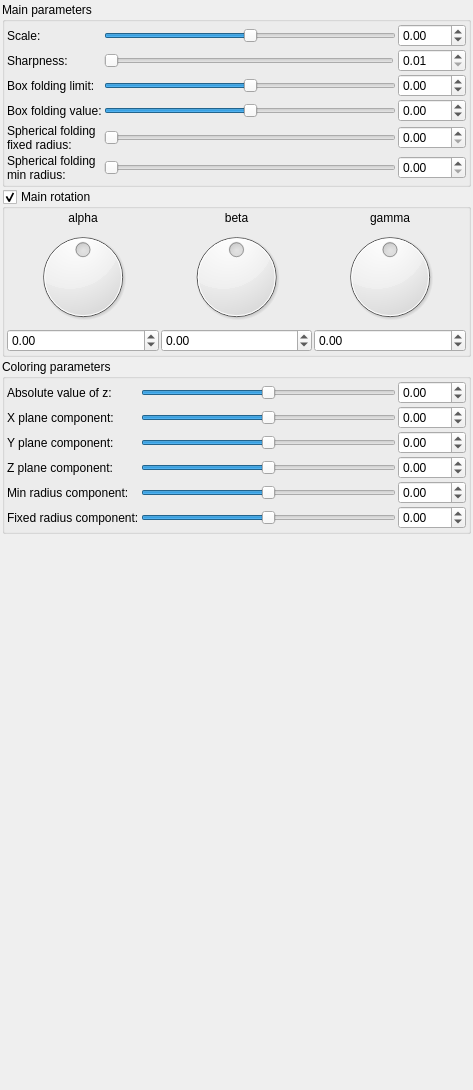
<?xml version="1.0" encoding="UTF-8"?>
<ui version="4.0">
 <class>Form</class>
 <widget class="QWidget" name="Form">
  <property name="geometry">
   <rect>
    <x>0</x>
    <y>0</y>
    <width>473</width>
    <height>1090</height>
   </rect>
  </property>
  <property name="windowTitle">
   <string>Form</string>
  </property>
  <layout class="QVBoxLayout" name="verticalLayout">
   <property name="spacing">
    <number>2</number>
   </property>
   <property name="leftMargin">
    <number>2</number>
   </property>
   <property name="topMargin">
    <number>2</number>
   </property>
   <property name="rightMargin">
    <number>2</number>
   </property>
   <property name="bottomMargin">
    <number>2</number>
   </property>
   <item>
    <widget class="QGroupBox" name="groupBox">
     <property name="title">
      <string>Main parameters</string>
     </property>
     <layout class="QVBoxLayout" name="verticalLayout_2">
      <property name="spacing">
       <number>2</number>
      </property>
      <property name="leftMargin">
       <number>2</number>
      </property>
      <property name="topMargin">
       <number>2</number>
      </property>
      <property name="rightMargin">
       <number>2</number>
      </property>
      <property name="bottomMargin">
       <number>2</number>
      </property>
      <item>
       <layout class="QGridLayout" name="gridLayout">
        <property name="spacing">
         <number>2</number>
        </property>
        <item row="3" column="0">
         <widget class="QLabel" name="label_9">
          <property name="text">
           <string>Box folding value:</string>
          </property>
         </widget>
        </item>
        <item row="4" column="0">
         <widget class="QLabel" name="label_10">
          <property name="text">
           <string>Spherical folding
fixed radius:</string>
          </property>
         </widget>
        </item>
        <item row="0" column="1" colspan="2">
         <widget class="QSlider" name="slider_mandelbox_scale">
          <property name="minimum">
           <number>-500</number>
          </property>
          <property name="maximum">
           <number>500</number>
          </property>
          <property name="singleStep">
           <number>1</number>
          </property>
          <property name="orientation">
           <enum>Qt::Horizontal</enum>
          </property>
         </widget>
        </item>
        <item row="5" column="1" colspan="2">
         <widget class="QSlider" name="slider_mandelbox_folding_min_radius">
          <property name="minimum">
           <number>0</number>
          </property>
          <property name="maximum">
           <number>500</number>
          </property>
          <property name="singleStep">
           <number>1</number>
          </property>
          <property name="orientation">
           <enum>Qt::Horizontal</enum>
          </property>
         </widget>
        </item>
        <item row="4" column="1" colspan="2">
         <widget class="QSlider" name="slider_mandelbox_folding_fixed_radius">
          <property name="minimum">
           <number>0</number>
          </property>
          <property name="maximum">
           <number>500</number>
          </property>
          <property name="singleStep">
           <number>1</number>
          </property>
          <property name="orientation">
           <enum>Qt::Horizontal</enum>
          </property>
         </widget>
        </item>
        <item row="3" column="1" colspan="2">
         <widget class="QSlider" name="slider_mandelbox_folding_value">
          <property name="minimum">
           <number>-5000</number>
          </property>
          <property name="maximum">
           <number>5000</number>
          </property>
          <property name="singleStep">
           <number>1</number>
          </property>
          <property name="orientation">
           <enum>Qt::Horizontal</enum>
          </property>
         </widget>
        </item>
        <item row="2" column="1" colspan="2">
         <widget class="QSlider" name="slider_mandelbox_folding_limit">
          <property name="minimum">
           <number>-5000</number>
          </property>
          <property name="maximum">
           <number>5000</number>
          </property>
          <property name="singleStep">
           <number>1</number>
          </property>
          <property name="orientation">
           <enum>Qt::Horizontal</enum>
          </property>
         </widget>
        </item>
        <item row="2" column="0">
         <widget class="QLabel" name="label_8">
          <property name="text">
           <string>Box folding limit:</string>
          </property>
         </widget>
        </item>
        <item row="0" column="0">
         <widget class="QLabel" name="label_7">
          <property name="text">
           <string>Scale:</string>
          </property>
         </widget>
        </item>
        <item row="5" column="3">
         <widget class="MyDoubleSpinBox" name="spinbox_mandelbox_folding_min_radius">
          <property name="prefix">
           <string/>
          </property>
          <property name="suffix">
           <string/>
          </property>
          <property name="decimals">
           <number>2</number>
          </property>
          <property name="maximum">
           <double>100.000000000000000</double>
          </property>
          <property name="singleStep">
           <double>0.100000000000000</double>
          </property>
         </widget>
        </item>
        <item row="2" column="3">
         <widget class="MyDoubleSpinBox" name="spinbox_mandelbox_folding_limit">
          <property name="prefix">
           <string/>
          </property>
          <property name="suffix">
           <string/>
          </property>
          <property name="decimals">
           <number>2</number>
          </property>
          <property name="minimum">
           <double>-100.000000000000000</double>
          </property>
          <property name="maximum">
           <double>100.000000000000000</double>
          </property>
          <property name="singleStep">
           <double>0.100000000000000</double>
          </property>
         </widget>
        </item>
        <item row="3" column="3">
         <widget class="MyDoubleSpinBox" name="spinbox_mandelbox_folding_value">
          <property name="prefix">
           <string/>
          </property>
          <property name="suffix">
           <string/>
          </property>
          <property name="decimals">
           <number>2</number>
          </property>
          <property name="minimum">
           <double>-100.000000000000000</double>
          </property>
          <property name="maximum">
           <double>100.000000000000000</double>
          </property>
          <property name="singleStep">
           <double>0.100000000000000</double>
          </property>
         </widget>
        </item>
        <item row="4" column="3">
         <widget class="MyDoubleSpinBox" name="spinbox_mandelbox_folding_fixed_radius">
          <property name="prefix">
           <string/>
          </property>
          <property name="suffix">
           <string/>
          </property>
          <property name="decimals">
           <number>2</number>
          </property>
          <property name="maximum">
           <double>100.000000000000000</double>
          </property>
          <property name="singleStep">
           <double>0.100000000000000</double>
          </property>
         </widget>
        </item>
        <item row="5" column="0">
         <widget class="QLabel" name="label_11">
          <property name="text">
           <string>Spherical folding
min radius:</string>
          </property>
         </widget>
        </item>
        <item row="0" column="3">
         <widget class="MyDoubleSpinBox" name="spinbox_mandelbox_scale">
          <property name="prefix">
           <string/>
          </property>
          <property name="suffix">
           <string/>
          </property>
          <property name="decimals">
           <number>2</number>
          </property>
          <property name="minimum">
           <double>-100.000000000000000</double>
          </property>
          <property name="maximum">
           <double>100.000000000000000</double>
          </property>
          <property name="singleStep">
           <double>0.100000000000000</double>
          </property>
         </widget>
        </item>
        <item row="1" column="0">
         <widget class="QLabel" name="label_12">
          <property name="text">
           <string>Sharpness:</string>
          </property>
         </widget>
        </item>
        <item row="1" column="1">
         <widget class="QSlider" name="slider_mandelbox_sharpness">
          <property name="minimum">
           <number>1</number>
          </property>
          <property name="maximum">
           <number>5000</number>
          </property>
          <property name="singleStep">
           <number>1</number>
          </property>
          <property name="orientation">
           <enum>Qt::Horizontal</enum>
          </property>
         </widget>
        </item>
        <item row="1" column="3">
         <widget class="MyDoubleSpinBox" name="spinbox_mandelbox_sharpness">
          <property name="prefix">
           <string/>
          </property>
          <property name="suffix">
           <string/>
          </property>
          <property name="decimals">
           <number>2</number>
          </property>
          <property name="minimum">
           <double>0.010000000000000</double>
          </property>
          <property name="maximum">
           <double>100.000000000000000</double>
          </property>
          <property name="singleStep">
           <double>0.100000000000000</double>
          </property>
         </widget>
        </item>
       </layout>
      </item>
     </layout>
    </widget>
   </item>
   <item>
    <widget class="MyGroupBox" name="groupCheck_mandelbox_main_rotation_enabled">
     <property name="title">
      <string>Main rotation</string>
     </property>
     <property name="checkable">
      <bool>true</bool>
     </property>
     <layout class="QVBoxLayout" name="verticalLayout_3" stretch="0">
      <property name="spacing">
       <number>2</number>
      </property>
      <property name="leftMargin">
       <number>2</number>
      </property>
      <property name="topMargin">
       <number>2</number>
      </property>
      <property name="rightMargin">
       <number>2</number>
      </property>
      <property name="bottomMargin">
       <number>2</number>
      </property>
      <item>
       <layout class="QGridLayout" name="gridLayout_2">
        <property name="spacing">
         <number>2</number>
        </property>
        <item row="1" column="0">
         <widget class="QDial" name="dial3_mandelbox_rotation_main_x">
          <property name="minimum">
           <number>-18000</number>
          </property>
          <property name="maximum">
           <number>18000</number>
          </property>
          <property name="wrapping">
           <bool>true</bool>
          </property>
         </widget>
        </item>
        <item row="1" column="1">
         <widget class="QDial" name="dial3_mandelbox_rotation_main_y">
          <property name="minimum">
           <number>-18000</number>
          </property>
          <property name="maximum">
           <number>18000</number>
          </property>
          <property name="wrapping">
           <bool>true</bool>
          </property>
         </widget>
        </item>
        <item row="0" column="1">
         <widget class="QLabel" name="label_14">
          <property name="text">
           <string>beta</string>
          </property>
          <property name="alignment">
           <set>Qt::AlignCenter</set>
          </property>
         </widget>
        </item>
        <item row="2" column="0">
         <widget class="MyDoubleSpinBox" name="spinboxd3_mandelbox_rotation_main_x">
          <property name="prefix">
           <string/>
          </property>
          <property name="suffix">
           <string/>
          </property>
          <property name="decimals">
           <number>2</number>
          </property>
          <property name="minimum">
           <double>-180.000000000000000</double>
          </property>
          <property name="maximum">
           <double>180.000000000000000</double>
          </property>
          <property name="singleStep">
           <double>1.000000000000000</double>
          </property>
         </widget>
        </item>
        <item row="0" column="0">
         <widget class="QLabel" name="label_13">
          <property name="text">
           <string>alpha</string>
          </property>
          <property name="alignment">
           <set>Qt::AlignCenter</set>
          </property>
         </widget>
        </item>
        <item row="1" column="2">
         <widget class="QDial" name="dial3_mandelbox_rotation_main_z">
          <property name="minimum">
           <number>-18000</number>
          </property>
          <property name="maximum">
           <number>18000</number>
          </property>
          <property name="wrapping">
           <bool>true</bool>
          </property>
         </widget>
        </item>
        <item row="0" column="2">
         <widget class="QLabel" name="label_15">
          <property name="text">
           <string>gamma</string>
          </property>
          <property name="alignment">
           <set>Qt::AlignCenter</set>
          </property>
         </widget>
        </item>
        <item row="2" column="1">
         <widget class="MyDoubleSpinBox" name="spinboxd3_mandelbox_rotation_main_y">
          <property name="prefix">
           <string/>
          </property>
          <property name="suffix">
           <string/>
          </property>
          <property name="decimals">
           <number>2</number>
          </property>
          <property name="minimum">
           <double>-180.000000000000000</double>
          </property>
          <property name="maximum">
           <double>180.000000000000000</double>
          </property>
          <property name="singleStep">
           <double>1.000000000000000</double>
          </property>
         </widget>
        </item>
        <item row="2" column="2">
         <widget class="MyDoubleSpinBox" name="spinboxd3_mandelbox_rotation_main_z">
          <property name="prefix">
           <string/>
          </property>
          <property name="suffix">
           <string/>
          </property>
          <property name="decimals">
           <number>2</number>
          </property>
          <property name="minimum">
           <double>-180.000000000000000</double>
          </property>
          <property name="maximum">
           <double>180.000000000000000</double>
          </property>
          <property name="singleStep">
           <double>1.000000000000000</double>
          </property>
         </widget>
        </item>
       </layout>
      </item>
     </layout>
    </widget>
   </item>
   <item>
    <widget class="QGroupBox" name="groupBox_4">
     <property name="title">
      <string>Coloring parameters</string>
     </property>
     <layout class="QGridLayout" name="gridLayout_5">
      <property name="leftMargin">
       <number>2</number>
      </property>
      <property name="topMargin">
       <number>2</number>
      </property>
      <property name="rightMargin">
       <number>2</number>
      </property>
      <property name="bottomMargin">
       <number>2</number>
      </property>
      <property name="spacing">
       <number>2</number>
      </property>
      <item row="0" column="0">
       <layout class="QGridLayout" name="gridLayout_4">
        <property name="spacing">
         <number>2</number>
        </property>
        <item row="4" column="0">
         <widget class="QLabel" name="label_28">
          <property name="text">
           <string>Min radius component:</string>
          </property>
         </widget>
        </item>
        <item row="2" column="0">
         <widget class="QLabel" name="label_26">
          <property name="text">
           <string>Y plane component:</string>
          </property>
         </widget>
        </item>
        <item row="2" column="1">
         <widget class="QSlider" name="slider3_mandelbox_color_y">
          <property name="minimum">
           <number>-500</number>
          </property>
          <property name="maximum">
           <number>500</number>
          </property>
          <property name="singleStep">
           <number>1</number>
          </property>
          <property name="orientation">
           <enum>Qt::Horizontal</enum>
          </property>
         </widget>
        </item>
        <item row="1" column="2">
         <widget class="MyDoubleSpinBox" name="spinbox3_mandelbox_color_x">
          <property name="prefix">
           <string/>
          </property>
          <property name="suffix">
           <string/>
          </property>
          <property name="decimals">
           <number>2</number>
          </property>
          <property name="minimum">
           <double>-100.000000000000000</double>
          </property>
          <property name="maximum">
           <double>100.000000000000000</double>
          </property>
          <property name="singleStep">
           <double>0.100000000000000</double>
          </property>
         </widget>
        </item>
        <item row="3" column="2">
         <widget class="MyDoubleSpinBox" name="spinbox3_mandelbox_color_z">
          <property name="prefix">
           <string/>
          </property>
          <property name="suffix">
           <string/>
          </property>
          <property name="decimals">
           <number>2</number>
          </property>
          <property name="minimum">
           <double>-100.000000000000000</double>
          </property>
          <property name="maximum">
           <double>100.000000000000000</double>
          </property>
          <property name="singleStep">
           <double>0.100000000000000</double>
          </property>
         </widget>
        </item>
        <item row="1" column="1">
         <widget class="QSlider" name="slider3_mandelbox_color_x">
          <property name="minimum">
           <number>-500</number>
          </property>
          <property name="maximum">
           <number>500</number>
          </property>
          <property name="singleStep">
           <number>1</number>
          </property>
          <property name="orientation">
           <enum>Qt::Horizontal</enum>
          </property>
         </widget>
        </item>
        <item row="1" column="0">
         <widget class="QLabel" name="label_25">
          <property name="text">
           <string>X plane component:</string>
          </property>
         </widget>
        </item>
        <item row="3" column="0">
         <widget class="QLabel" name="label_27">
          <property name="text">
           <string>Z plane component:</string>
          </property>
         </widget>
        </item>
        <item row="0" column="1">
         <widget class="QSlider" name="slider_mandelbox_color_R">
          <property name="minimum">
           <number>-500</number>
          </property>
          <property name="maximum">
           <number>500</number>
          </property>
          <property name="singleStep">
           <number>1</number>
          </property>
          <property name="orientation">
           <enum>Qt::Horizontal</enum>
          </property>
         </widget>
        </item>
        <item row="0" column="2">
         <widget class="MyDoubleSpinBox" name="spinbox_mandelbox_color_R">
          <property name="prefix">
           <string/>
          </property>
          <property name="suffix">
           <string/>
          </property>
          <property name="decimals">
           <number>2</number>
          </property>
          <property name="minimum">
           <double>-100.000000000000000</double>
          </property>
          <property name="maximum">
           <double>100.000000000000000</double>
          </property>
          <property name="singleStep">
           <double>0.100000000000000</double>
          </property>
         </widget>
        </item>
        <item row="3" column="1">
         <widget class="QSlider" name="slider3_mandelbox_color_z">
          <property name="minimum">
           <number>-500</number>
          </property>
          <property name="maximum">
           <number>500</number>
          </property>
          <property name="singleStep">
           <number>1</number>
          </property>
          <property name="orientation">
           <enum>Qt::Horizontal</enum>
          </property>
         </widget>
        </item>
        <item row="0" column="0">
         <widget class="QLabel" name="label_24">
          <property name="text">
           <string>Absolute value of z:</string>
          </property>
         </widget>
        </item>
        <item row="2" column="2">
         <widget class="MyDoubleSpinBox" name="spinbox3_mandelbox_color_y">
          <property name="prefix">
           <string/>
          </property>
          <property name="suffix">
           <string/>
          </property>
          <property name="decimals">
           <number>2</number>
          </property>
          <property name="minimum">
           <double>-100.000000000000000</double>
          </property>
          <property name="maximum">
           <double>100.000000000000000</double>
          </property>
          <property name="singleStep">
           <double>0.100000000000000</double>
          </property>
         </widget>
        </item>
        <item row="5" column="0">
         <widget class="QLabel" name="label_29">
          <property name="text">
           <string>Fixed radius component:</string>
          </property>
         </widget>
        </item>
        <item row="4" column="1">
         <widget class="QSlider" name="slider_mandelbox_color_Sp1">
          <property name="minimum">
           <number>-500</number>
          </property>
          <property name="maximum">
           <number>500</number>
          </property>
          <property name="singleStep">
           <number>1</number>
          </property>
          <property name="orientation">
           <enum>Qt::Horizontal</enum>
          </property>
         </widget>
        </item>
        <item row="5" column="1">
         <widget class="QSlider" name="slider_mandelbox_color_Sp2">
          <property name="minimum">
           <number>-500</number>
          </property>
          <property name="maximum">
           <number>500</number>
          </property>
          <property name="singleStep">
           <number>1</number>
          </property>
          <property name="orientation">
           <enum>Qt::Horizontal</enum>
          </property>
         </widget>
        </item>
        <item row="4" column="2">
         <widget class="MyDoubleSpinBox" name="spinbox_mandelbox_color_Sp1">
          <property name="prefix">
           <string/>
          </property>
          <property name="suffix">
           <string/>
          </property>
          <property name="decimals">
           <number>2</number>
          </property>
          <property name="minimum">
           <double>-100.000000000000000</double>
          </property>
          <property name="maximum">
           <double>100.000000000000000</double>
          </property>
          <property name="singleStep">
           <double>0.100000000000000</double>
          </property>
         </widget>
        </item>
        <item row="5" column="2">
         <widget class="MyDoubleSpinBox" name="spinbox_mandelbox_color_Sp2">
          <property name="prefix">
           <string/>
          </property>
          <property name="suffix">
           <string/>
          </property>
          <property name="decimals">
           <number>2</number>
          </property>
          <property name="minimum">
           <double>-100.000000000000000</double>
          </property>
          <property name="maximum">
           <double>100.000000000000000</double>
          </property>
          <property name="singleStep">
           <double>0.100000000000000</double>
          </property>
         </widget>
        </item>
       </layout>
      </item>
     </layout>
    </widget>
   </item>
   <item>
    <spacer name="verticalSpacer_2">
     <property name="orientation">
      <enum>Qt::Vertical</enum>
     </property>
     <property name="sizeHint" stdset="0">
      <size>
       <width>20</width>
       <height>40</height>
      </size>
     </property>
    </spacer>
   </item>
  </layout>
 </widget>
 <customwidgets>
  <customwidget>
   <class>MyDoubleSpinBox</class>
   <extends>QDoubleSpinBox</extends>
   <header>mydoublespinbox.h</header>
  </customwidget>
  <customwidget>
   <class>MyGroupBox</class>
   <extends>QGroupBox</extends>
   <header>mygroupbox.h</header>
   <container>1</container>
  </customwidget>
 </customwidgets>
 <resources/>
 <connections/>
</ui>
